Frame 1 (no input): blank canvas, image omitted
Frame 60 (the mouse pressed at the canvas centre just before this capture): blank canvas, image omitted
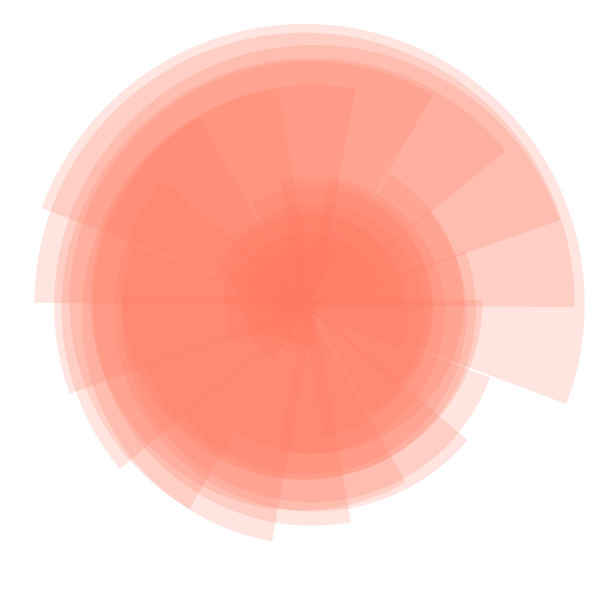
Frame 120 (the mouse held since frame 60 and released just before this capture)

The Processing sketch whose frames 1 and 60 were blank and that drew this single picture after the mouse press (run headless with seeded random() and noise(); from frame 60 on, the mouse is pressed at the canvas centre):

// Processing sketch: earthquake
// ── earthquake.pde
int gap = 20;  // Distance between arcs
int thickness = 2;  // Thickness of each arc 
float bgColor = 255;

void setup() {
  size(600, 600);
  noFill();
  strokeWeight(thickness);
  stroke(0);
  frameRate(30);
}

void draw() {
  background(bgColor);
  float arcLength = mouseX / 95.0;
  for (int i = gap; i < width-gap; i += gap) {
    float angle = radians(i);
    noStroke();
    fill(255, 118, 94, 50);
    arc(width/2 + random(15), height/2 + random(15), i, i, angle, angle + arcLength, CHORD);
  }
  
  if(mouseX > 580){
    bgColor --;
  }
}
